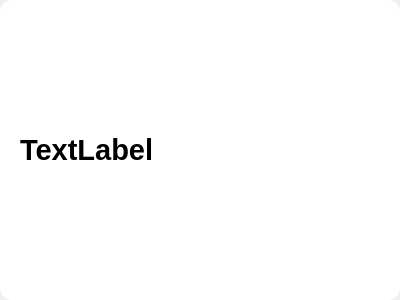
<?xml version="1.0" encoding="UTF-8"?>
<ui version="4.0">
 <class>WordCard</class>
 <widget class="QWidget" name="WordCard">
  <property name="geometry">
   <rect>
    <x>0</x>
    <y>0</y>
    <width>400</width>
    <height>300</height>
   </rect>
  </property>
  <property name="windowTitle">
   <string>Form</string>
  </property>
  <layout class="QVBoxLayout" name="verticalLayout_2">
   <property name="spacing">
    <number>0</number>
   </property>
   <property name="leftMargin">
    <number>0</number>
   </property>
   <property name="topMargin">
    <number>0</number>
   </property>
   <property name="rightMargin">
    <number>0</number>
   </property>
   <property name="bottomMargin">
    <number>0</number>
   </property>
   <item>
    <widget class="QFrame" name="frame">
     <property name="styleSheet">
      <string notr="true">#frame {
	background-color: white;
	border-radius: 12px;
}</string>
     </property>
     <property name="frameShape">
      <enum>QFrame::StyledPanel</enum>
     </property>
     <property name="frameShadow">
      <enum>QFrame::Raised</enum>
     </property>
     <layout class="QVBoxLayout" name="verticalLayout" stretch="1,7">
      <property name="spacing">
       <number>12</number>
      </property>
      <property name="leftMargin">
       <number>20</number>
      </property>
      <property name="topMargin">
       <number>20</number>
      </property>
      <property name="rightMargin">
       <number>20</number>
      </property>
      <property name="bottomMargin">
       <number>20</number>
      </property>
      <item>
       <layout class="QHBoxLayout" name="horizontalLayout">
        <item>
         <widget class="QLabel" name="keyword">
          <property name="font">
           <font>
            <pointsize>22</pointsize>
            <bold>true</bold>
           </font>
          </property>
          <property name="text">
           <string>TextLabel</string>
          </property>
         </widget>
        </item>
        <item>
         <spacer name="horizontalSpacer">
          <property name="orientation">
           <enum>Qt::Horizontal</enum>
          </property>
          <property name="sizeHint" stdset="0">
           <size>
            <width>40</width>
            <height>20</height>
           </size>
          </property>
         </spacer>
        </item>
        <item>
         <widget class="QPushButton" name="favBtn">
          <property name="styleSheet">
           <string notr="true">border: none;</string>
          </property>
          <property name="text">
           <string/>
          </property>
          <property name="iconSize">
           <size>
            <width>24</width>
            <height>24</height>
           </size>
          </property>
          <property name="checkable">
           <bool>true</bool>
          </property>
         </widget>
        </item>
       </layout>
      </item>
      <item>
       <layout class="QVBoxLayout" name="defLayout"/>
      </item>
     </layout>
    </widget>
   </item>
  </layout>
 </widget>
 <resources/>
 <connections/>
</ui>
